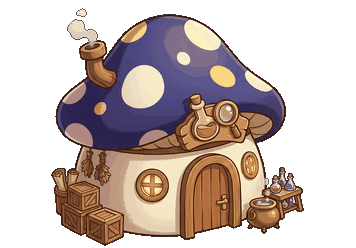
#> input picture docs/design/art/researchlab/researchlab_dot1.png, 356 x 248 px, given in place of mushroom_lab_front_view_1790935051548.jpg, which was not available
$ python process_front_view.py
#> lines starting #> are read from the running program, lines starting #| are printed output that depends on the picture; after the words box and inside, x2 and y2 are one past the last pixel; in counts of white or black regions, pixels touching at a corner belong together; pictures that were not available may be replaced by others from this repository, and a replacement may not be noted
### .agents/skills/image-to-pixel/scripts/propkit.py
"""propkit — Track A painter: MapleStory-style cartoon props, drawn by code (Pillow only).

Why this exists: world props in an MSW game sit next to official MapleStory art —
smooth painted shapes, warm dark outlines, cel shading with soft gradients, rim light.
Pixel-art rules (no AA, text grids) produce the wrong look there. This kit draws
layered shapes on a supersampled canvas and downsamples once, so edges come out
anti-aliased like the official sprites.

Usage (from a per-asset draw script):

    import sys; sys.path.insert(0, "<skill>/scripts")
    from propkit import Canvas, C, flame_points, preview_sheet
    cv = Canvas(256, 240, ss=4)            # logical px; internal = 4x
    body = cv.ellipse(128, 150, 90, 80)    # masks are 'L' images in internal px
    cv.part(body, fill=("#d9774a", "#b4552f", 100), outline="#4a2a1c", width=3)
    cv.shade(body, "#8c3b22", dx=10, dy=8, blur=6, alpha=0.45)
    cv.export("out.png")

All coordinates/lengths are LOGICAL pixels (the size of the exported PNG), y grows down.
Painting order = back to front. `part()` paints the outline under the fill, so a part
drawn later automatically outlines itself over earlier parts (MapleStory-style part lines).
"""
from __future__ import annotations

import math
import os
import random
from typing import Iterable, Sequence

from PIL import Image, ImageChops, ImageDraw, ImageFilter


# ───────────────────────── colors ─────────────────────────
# [18 lines left out: functions C, mix, not called in this run]


def shift_value(c, dv: float):
    """Lighten (dv>0) / darken (dv<0) toward white/black by |dv| (0..1)."""
    return mix(c, "#ffffff" if dv > 0 else "#000000", abs(dv))


# ───────────────────────── canvas ─────────────────────────
class Canvas:
    # [4 lines left out: function __init__, not called in this run]

    # --- helpers -------------------------------------------------------
    def S(self, v: float) -> float:
        return v * self.ss

    def blank(self, v: int = 0) -> Image.Image:
        return Image.new("L", (self.W, self.H), v)

    # --- mask builders (logical coords) ---------------------------------
    # [5 lines left out: function ellipse, not called in this run]

    def circle(self, cx, cy, r) -> Image.Image:
        return self.ellipse(cx, cy, r, r)

    # [42 lines left out: functions rect, poly, arch, dome, union, not called in this run]

    @staticmethod
    def intersect(a: Image.Image, b: Image.Image) -> Image.Image:
        return ImageChops.multiply(a, b)

    @staticmethod
    def subtract(a: Image.Image, b: Image.Image) -> Image.Image:
        return ImageChops.subtract(a, b)

    # [12 lines left out: functions shift, grow, not called in this run]

    def shrink(self, m: Image.Image, r: float) -> Image.Image:
        inv = ImageChops.invert(m)
        return ImageChops.invert(self.grow(inv, r))

    def soften(self, m: Image.Image, r: float) -> Image.Image:
        return m.filter(ImageFilter.GaussianBlur(max(0.5, r * self.ss))) if r > 0 else m

    @staticmethod
    def scale_alpha(m: Image.Image, a: float) -> Image.Image:
        return m.point(lambda v: int(v * a))

    # --- painting ----------------------------------------------------------
    # [62 lines left out: functions paint, _gradient_img, gradient, radial, part, shade and 1 more, not called in this run]

    def glow(self, m: Image.Image, color, radius: float, alpha: float = 0.6) -> None:
        self.paint(self.soften(m, radius), color, alpha)

    # --- export ------------------------------------------------------------
    # [24 lines left out: functions nudge, image, export, not called in this run]


# ───────────────────────── '살짝 도트화' 마감 ─────────────────────────
def pixelize(img: Image.Image, dot: int = 2, colors: int = 64, alpha_cut: int = 110,
             selout: float = 0.5, selout_min_lum: float = 70.0) -> Image.Image:
    """Painted RGBA -> hi-res pixel art at the same size.

    1. shrink to a dot-px grid (premultiplied LANCZOS) — `dot` = how many output px one art pixel covers
       (match the terrain: 64px tile shown at 100 screen px = 1.56 screen px per dot; a 256px prop at Scale 0.75 -> dot 2)
    2. binary alpha (alpha >= alpha_cut) — pixel art has no soft edges; paint glows/smoke opaque if they must survive
    3. palette limit (median cut, no dither) — keeps ramps deliberate instead of thousands of gradient shades
    4. silhouette selout — light pixels on the outer border become a darker version of themselves (colored outline)
    5. NEAREST back to the original size (pivot/canvas unchanged)
    """
    W, H = img.size
    gw, gh = max(1, W // dot), max(1, H // dot)
    small = img.convert("RGBa").resize((gw, gh), Image.LANCZOS).convert("RGBA")
    a = small.getchannel("A").point(lambda v: 255 if v >= alpha_cut else 0)
    rgb = Image.new("RGB", (gw, gh), (74, 42, 28))
    rgb.paste(small.convert("RGB"), mask=a)
    q = rgb.quantize(colors=colors, method=Image.Quantize.MEDIANCUT, dither=Image.Dither.NONE).convert("RGBA")
    q.putalpha(a)
    px = q.load()
    border = []
    for y in range(gh):
        for x in range(gw):
            if px[x, y][3] == 0:
                continue
            for nx, ny in ((x - 1, y), (x + 1, y), (x, y - 1), (x, y + 1)):
                if nx < 0 or ny < 0 or nx >= gw or ny >= gh or px[nx, ny][3] == 0:
                    border.append((x, y))
                    break
    for x, y in border:
        r, g, b, al = px[x, y]
        if 0.299 * r + 0.587 * g + 0.114 * b > selout_min_lum:
            px[x, y] = (int(r * selout), int(g * selout), int(b * selout), al)
    return q.resize((gw * dot, gh * dot), Image.NEAREST)


# ───────────────────────── shapes ─────────────────────────
# [15 lines left out: function flame_points, not called in this run]


def rand(seed: int) -> random.Random:
    return random.Random(seed)


# ───────────────────────── previews ─────────────────────────
BG = {
    "grass": ("#7fae4f", "#74a346"),
    "sand": ("#e3c98f", "#d8bc7f"),
    "snow": ("#eef3f7", "#dfe8ef"),
    "dirt": ("#b98a5a", "#ad7e50"),
    "checker": ("#cfcfcf", "#ffffff"),
}


# [47 lines left out: functions _tile_bg, _real_tile_bg, preview_sheet, not called in this run]


# [21 lines that do not run on import are left out]

### docs/design/art/researchlab/process_front_view.py
import os
import sys
import numpy as np
from PIL import Image, ImageFilter
from collections import deque

sys.path.insert(0, r"c:\minho\메이플월드\.agents\skills\image-to-pixel\scripts")
from propkit import pixelize

def extract_alpha_precise(img_path):
    im = Image.open(img_path).convert('RGB')
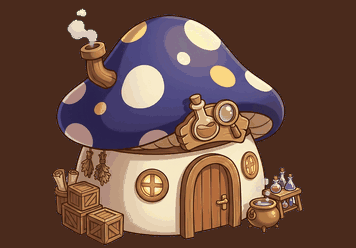
#> im: PIL image 356x248 RGB; mean R, G, B 107, 76.4, 64.5
    w, h = im.size
#> w = 356; h = 248
    arr = np.array(im, dtype=np.float32)

    # 1. Flood fill from outer boundaries
    visited = np.zeros((h, w), dtype=bool)
    q = deque()
    for x in range(w):
        q.append((0, x))
        q.append((h - 1, x))
    for y in range(h):
        q.append((y, 0))
        q.append((y, w - 1))

    def is_white_bg(y, x):
#> called with y = 0, x = 0
        r, g, b = arr[y, x]
#> r = 74; g = 42; b = 28
        if r >= 244 and g >= 244 and b >= 244:
            return True
        if min(r, g, b) >= 238 and (max(r, g, b) - min(r, g, b) <= 6):
            return True
        return False

    q = deque([(y, x) for y, x in q if is_white_bg(y, x)])
    for y, x in q:
        visited[y, x] = True
#> visited: shape (248, 356) bool; every value is 0

    while q:
        cy, cx = q.popleft()
        for ny, nx in ((cy+1, cx), (cy-1, cx), (cy, cx+1), (cy, cx-1)):
            if 0 <= ny < h and 0 <= nx < w and not visited[ny, nx]:
                if is_white_bg(ny, nx):
                    visited[ny, nx] = True
                    q.append((ny, nx))

    # Binary initial mask
    mask = (~visited).astype(np.uint8) * 255
    mask_im = Image.fromarray(mask, mode='L')
#> mask_im: PIL image 356x248 L; every value is 255

    # Edge anti-aliasing treatment:
    # 1px gentle blur to catch subpixel fringes smoothly
    blurred_mask = mask_im.filter(ImageFilter.GaussianBlur(0.8))
    alpha_arr = np.array(blurred_mask, dtype=np.float32) / 255.0
#> alpha_arr: shape (248, 356) float32; every value is 1

    # Defringe: where alpha < 1.0, eliminate white background leakage
    clean_rgb = np.copy(arr)
    alpha_safe = np.maximum(alpha_arr, 0.12)[:, :, None]
    unmixed = (arr - 255.0 * (1.0 - alpha_arr[:, :, None])) / alpha_safe
    unmixed = np.clip(unmixed, 0, 255)

    # Warm dark-brown tone for edge transition (#4a2a1c = [74, 42, 28])
    edge_zone = (alpha_arr > 0.05) & (alpha_arr < 0.85)
    outline_color = np.array([74.0, 42.0, 28.0])
    t = (1.0 - alpha_arr[edge_zone, None]) * 0.75
#> t = empty array
    unmixed[edge_zone] = unmixed[edge_zone] * (1.0 - t) + outline_color * t

    # Final crisp alpha threshold
    final_alpha = np.where(alpha_arr >= 0.20, 255, 0).astype(np.uint8)

    # Smooth the final alpha edge by 0.5px for official Maple AA look
    final_alpha_im = Image.fromarray(final_alpha, mode='L').filter(ImageFilter.GaussianBlur(0.4))

    rgba = np.dstack([unmixed.astype(np.uint8), np.array(final_alpha_im)])
    cutout = Image.fromarray(rgba, mode='RGBA')

    return cutout

def fit_to_canvas(cutout, target_w=356, target_h=248, target_building_h=238):
#> called with target_w = 356, target_h = 248, target_building_h = 238
    bbox = cutout.getbbox()
#> bbox = (0, 0, 356, 248)
    cropped = cutout.crop(bbox)
    cw, ch = cropped.size
#> cw = 356; ch = 248

    scale = target_building_h / float(ch)
#> scale = 0.96
    new_w = int(round(cw * scale))
#> new_w = 342
    new_h = int(round(ch * scale))
#> new_h = 238

    # If width exceeds target_w - 4, fit by width
    if new_w > (target_w - 6):
        scale = (target_w - 6) / float(cw)
        new_w = int(round(cw * scale))
        new_h = int(round(ch * scale))

    resized = cropped.resize((new_w, new_h), Image.LANCZOS)

    canvas = Image.new("RGBA", (target_w, target_h), (0, 0, 0, 0))
#> canvas: PIL image 356x248 RGBA; every value is 0
    pos_x = (target_w - new_w) // 2
#> pos_x = 7
    pos_y = target_h - new_h - 2 # 2px margin from bottom
#> pos_y = 8

    canvas.paste(resized, (pos_x, pos_y), mask=resized)
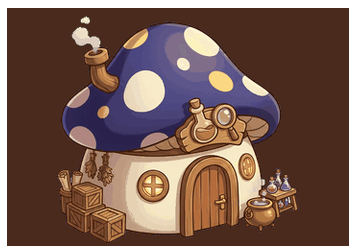
#> canvas: PIL image 356x248 RGBA; mean R, G, B, A 98.6, 70.4, 59.4, 235.1; transparent parts drawn white
    return canvas

def process_front_view():
    gen_file = r"C:/Users/윤민호/.gemini/antigravity-ide/brain/c9ad8fa4-2c5f-44c6-91ed-f2d4373c8c0b/mushroom_lab_front_view_1790935051548.jpg"
    out_dir = r"c:\minho\메이플월드\docs\design\art\researchlab"
    os.makedirs(out_dir, exist_ok=True)

    cutout = extract_alpha_precise(gen_file)
    canvas = fit_to_canvas(cutout, 356, 248, target_building_h=238)

    # 1. Official Maple Clean version (User preferred: smooth AA, crisp 1px lines)
    clean_path = os.path.join(out_dir, "researchlab_front_clean.png")
    canvas.save(clean_path)
    print("Saved clean:", clean_path, canvas.size)
#| Saved clean: c:\minho\메이플월드\docs\design\art\researchlab/researchlab_front_clean.png (356, 248)

    # 2. dot1 version
    dot1_path = os.path.join(out_dir, "researchlab_front_dot1.png")
    p1 = pixelize(canvas, dot=1, colors=96, alpha_cut=80)
#> in pixelize, `a = small.getchannel("A").point(lambda v: 255 if v >= alpha_cut else 0)`:
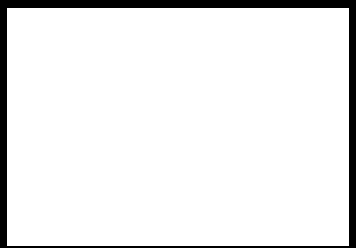
#> a: PIL image 356x248 L; 92.2% white; 1 black region, box (x1, y1, x2, y2) and area: (0, 0, 356, 248) 6892
#> in pixelize, `rgb = Image.new("RGB", (gw, gh), (74, 42, 28))`:
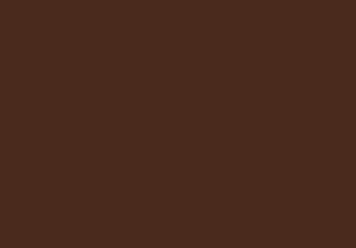
#> rgb: PIL image 356x248 RGB; mean R, G, B 74, 42, 28
#> in pixelize, `rgb.paste(small.convert("RGB"), mask=a)`:
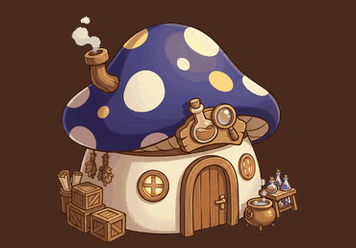
#> rgb: PIL image 356x248 RGB; mean R, G, B 104.4, 73.7, 61.6
    p1.save(dot1_path)
    print("Saved dot1:", dot1_path, p1.size)
#| Saved dot1: c:\minho\메이플월드\docs\design\art\researchlab/researchlab_front_dot1.png (356, 248)

    # 3. dot2 version
    dot2_path = os.path.join(out_dir, "researchlab_front_dot2.png")
    p2 = pixelize(canvas, dot=2, colors=64, alpha_cut=80)
#> call 2 of pixelize, with dot = 2, colors = 64, alpha_cut = 80, selout = 0.5, selout_min_lum = 70
#> in pixelize (call 2), `a = small.getchannel("A").point(lambda v: 255 if v >= alpha_cut else 0)`: a: PIL image 178x124 L; 92.7% white; 1 black region, box (x1, y1, x2, y2) and area: (0, 0, 178, 124) 1604
#> in pixelize (call 2), `rgb.paste(small.convert("RGB"), mask=a)`:
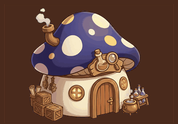
#> rgb: PIL image 178x124 RGB; mean R, G, B 104.4, 73.7, 61.6
#> the loop in pixelize (call 2), `for x, y in border:` made 578 passes
#> (r, g, b) on passes 1 to 3: (74, 42, 27), (81, 45, 30), (74, 41, 27)
#> in pixelize (call 2), `return q.resize((gw * dot, gh * dot), Image.NEAREST)`:
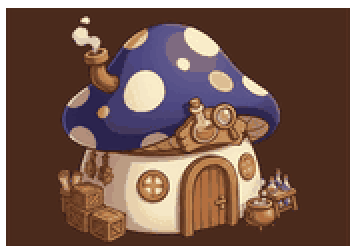
#> returned value: PIL image 356x248 RGBA; mean R, G, B, A 104.4, 73.5, 61.4, 236.5; transparent parts drawn white
    p2.save(dot2_path)
    print("Saved dot2:", dot2_path, p2.size)
#| Saved dot2: c:\minho\메이플월드\docs\design\art\researchlab/researchlab_front_dot2.png (356, 248)

if __name__ == "__main__":
    process_front_view()
